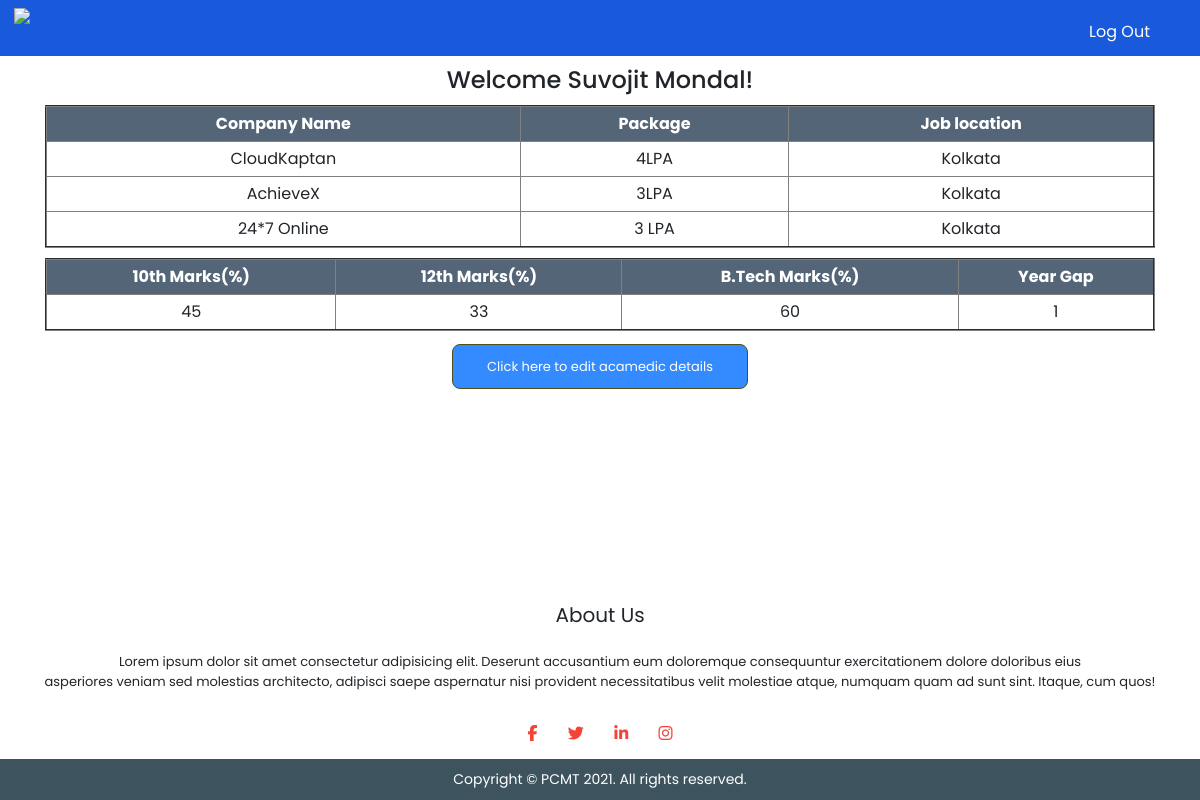
Screenshot of /assets/php/Account_Credentials/Dashboard_Student.php (signed in) with the database file from the repository.
### tables this page shows
CREATE TABLE `ssignup` (
  `id` int(255) NOT NULL,
  `name` varchar(255) NOT NULL,
  `rollno` varchar(15) NOT NULL,
  `passout_year` varchar(10) NOT NULL,
  `department` varchar(255) NOT NULL,
  `email` varchar(100) NOT NULL,
  `cno` varchar(15) NOT NULL,
  `refcode` varchar(10) NOT NULL,
  `password` varchar(50) NOT NULL,
  `isdeleted` tinyint(1) NOT NULL
);

CREATE TABLE `companymaster` (
  `id` int(2) NOT NULL,
  `name` varchar(200) NOT NULL,
  `package` varchar(10) DEFAULT NULL,
  `job_location` varchar(50) DEFAULT NULL
);

CREATE TABLE `student_details` (
  `id` int(255) NOT NULL,
  `student_roll` varchar(15) NOT NULL,
  `10marks` int(255) NOT NULL,
  `12marks` int(255) NOT NULL,
  `btech` int(255) NOT NULL,
  `yeargap` int(255) NOT NULL
);

### assets/php/Account_Credentials/Dashboard_Student.php (the view, shortened to what this page needs)
<!doctype html>
<html lang="en">
  <head>
    <link rel="stylesheet" href="css/style-all.css">
    <link rel="stylesheet" href="https://maxcdn.bootstrapcdn.com/bootstrap/4.0.0/css/bootstrap.min.css">
  </head>
  <body>
  <header>
            <nav>
                <div class="logo">
                    <a href="#">
                        <img src="img/PCMT logo.jpg">
                    </a>
                </div>
                <div class="menu">
                    <ul>
                        <li><a href="logout.php">Log Out</a></li>
                    </ul>
                </div>
            </nav>
    </header>
<div class="container">
  <div class="center">
      <?php
        include '../Database Connection/dbcon.php';
        $emailsession = $_SESSION['email'];
        $query = "select * from ssignup where email = '$emailsession'";
        $exequery = mysqli_query($con,$query);
        $welcome = mysqli_fetch_assoc($exequery);
        $roll = $welcome['rollno'];
        echo "<h4> Welcome ".$welcome['name'];
        echo "!</h4>";
      ?>
  </div>
  <?php
    $q1 = "select name, package, job_location from companymaster where id in (select company_id from student_company where student_roll = '$roll')";
    if(mysqli_num_rows(mysqli_query($con,$q1)) > 0){
    ?>
  <div class="first">
    <table border="2">
              <thead>
                <tr>
                  <th>Company Name</th>
                  <th>Package</th>
                  <th>Job location</th>
              </thead>
              <tbody>
              <?php
              $q2 = mysqli_query($con,$q1);
              while($res = mysqli_fetch_array($q2)){
                ?>
                <tr>
                  <td> <?php echo $res['name']; ?> </td>
                  <td> <?php echo $res['package'];?> </td>
                  <td> <?php echo $res['job_location'];?></td>
                </tr>
            <?php
              }
            ?>
              </tbody>
        </table>
    </div>
    <?php
    }
    ?>
  </div>
  <div class="container">
    <?php
    if(mysqli_num_rows(mysqli_query($con,"select * from student_details where student_roll = $roll"))>0){
    ?>
    <div class="second">
      <table border="2">
              <thead>
                <tr>
                  <th>10th Marks(%)</th>
                  <th>12th Marks(%)</th>
                  <th>B.Tech Marks(%)</th>
                  <th>Year Gap</th>
              </thead>
              <tbody>
              <?php
              $selectquery = "select * from student_details where student_roll = $roll";
              $query = mysqli_query($con,$selectquery);
              while($res = mysqli_fetch_array($query)){
                ?>
                <tr>
                  <td> <?php echo $res['10marks'];?> </td>
                  <td> <?php echo $res['12marks'];?></td>
                  <td> <?php echo $res['btech'];?></td>
                  <td> <?php echo $res['yeargap'];?></td>
                </tr>
            <?php
              }
            ?>
              </tbody>
      </table>
    </div>
  </div>
    <div class="dash">
      <a class="hero-btn" href="Update_student_academic.php" role="button">Click here to edit acamedic details</a>
    </div>
    <?php
    }
    else{
      ?>
    <div class="dash">
      <a class="hero-btn" href="Enter_student_academic.php" role="button">Enter your academic details</a>
    </div>
      <?php
    }
      ?>
  <section class="footer">
        <h4>About Us</h4>
        <p>Lorem ipsum dolor sit amet consectetur adipisicing elit. Deserunt accusantium eum doloremque consequuntur exercitationem dolore doloribus eius<br>asperiores veniam sed molestias architecto, adipisci saepe aspernatur nisi provident necessitatibus velit molestiae atque, numquam quam ad sunt sint. Itaque, cum quos!</p>
        <div class="icons">
            <a href="https://www.facebook.com/pcmtkolkata"><i class="fa fa-facebook"></i></a>
            <a href="https://twitter.com/hashtag/Pailan_College_of_Management_and_Technology?src=hashtag_click"><i class="fa fa-twitter"></i></a>
            <a href="https://www.linkedin.com/school/pailan-college-of-management-and-technology-156/about/"><i class="fa fa-linkedin"></i></a>
            <a href="https://www.instagram.com/pcmt_official/"><i class="fa fa-instagram"></i></a>
        </div>
        <div class="footer-bottom">
               Copyright &copy; PCMT <script>document.write(new Date().getFullYear())</script>. All rights reserved.
        </div>
    </section>
  </body>

### assets/php/Account_Credentials/css/style-all.css (style rules this page uses)
* { margin: 0; padding: 0; font-family: 'Poppins', sans-serif; }
body { display: flex; flex-direction: column; height: 100vh; }
ul { list-style-type: none; margin: 0; }
li { float: right; padding: 10px; margin-right: 40px; margin-top: 10px; }
a { text-decoration: none; }
.menu ul li a { text-decoration: none; color: white; }
.menu ul li a::after { content: ''; width: 0%; height: 2px; background: #f44336; display: block; margin: auto; transition: 0.5s; }
a img { width: 120px; margin: 8px 14px; }
header { width: 100%; float: left; background-color: #185ADB; }
.logo { width: 20%; float: left; }
.menu { width:80%; float:right; }
.hero-btn { display: inline-block; text-decoration: none; color: #fff; border: 1px solid #4E5119; border-radius: .50rem; padding: 12px 34px; margin: 3px; font-size: 13px; background: #338BFF; position: relative; cursor: pointer; }
.footer { width: 100%; text-align: center; margin-top: auto; }
.footer h4 { margin-bottom: 25px; margin-top: 20px; font-weight: 400; font-size: 20px; }
.footer p { font-size: 13px; padding: 0 6px; }
.icons .fa { color: #f44336; margin: 0 13px; cursor: pointer; padding: 18px 0; }
.footer-bottom { padding: 10px; background: #3d545f; color: #fff; font-size: 14px; text-align: center; }
.container { width: 1170px; margin: 0, auto; }
table { width: 100% !important; float: left; }
thead tr th { align-items: center; padding: 5px; background-color: #536577; color: white; }
.container { text-align: center; }
.center { margin: 10px; text-align: center; }
.first { text-align: center; }
.first td { padding: 5px; }
.second { padding-top: 10px; text-align: center; }
.second td { padding: 5px; }
.dash { text-align: center; margin-top: 10px; }

### rows the page displays
ssignup: name "Suvojit Mondal"
companymaster: name "CloudKaptan", package "4LPA", job_location "Kolkata"
companymaster: name "AchieveX", package "3LPA", job_location "Kolkata"
companymaster: name "24*7 Online", package "3 LPA", job_location "Kolkata"
student_details: 10marks "45", 12marks "33", btech "60", yeargap "1"
